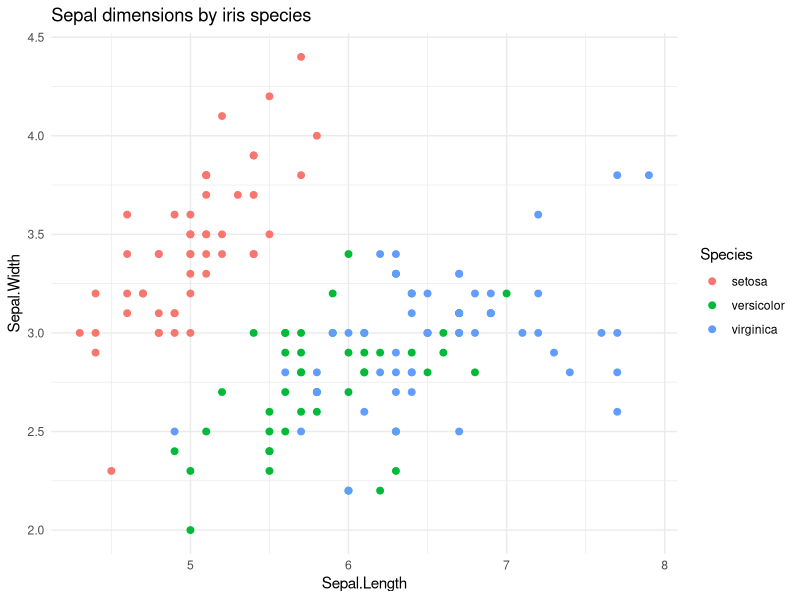

The R script that drew this image:
## ---- chunk 1
knitr::opts_chunk$set(echo = TRUE, message = FALSE, warning = FALSE)
library(tidyverse)
## ---- chunk 2
library(tidyverse)
## ---- chunk 3
head(iris)
glimpse(iris)
summary(iris)
## ---- chunk 4
c(4, 9, 16, 25, 36) %>% sqrt() %>% mean() %>% round(2)
## ---- chunk 5
iris %>%
  group_by(Species) %>%
  summarise(across(Sepal.Length, list(mean = mean, sd = sd)))
## ---- chunk 6
ggplot(iris, aes(Sepal.Length, Sepal.Width, colour = Species)) +
  geom_point(size = 2) +
  theme_minimal() +
  labs(title = "Sepal dimensions by iris species")
